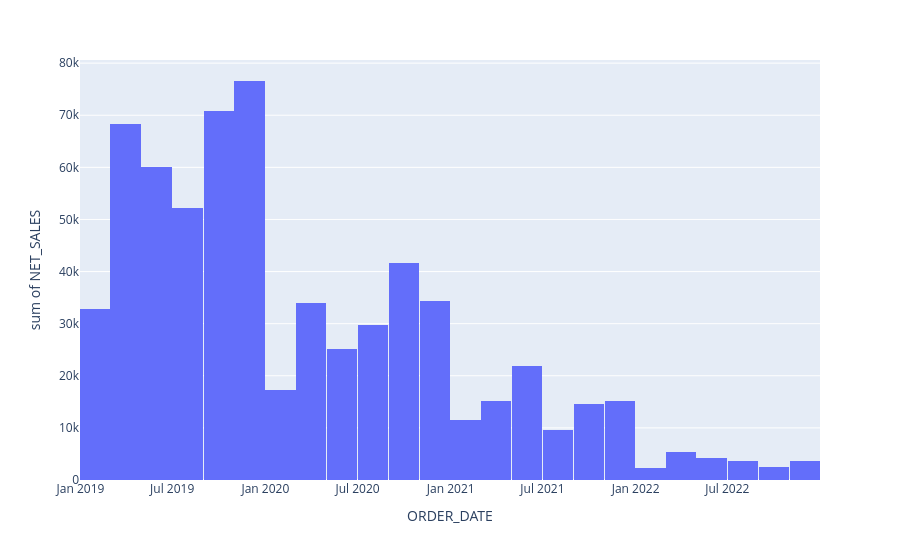

Notebook code for this chart:
### Code cell
px.histogram(
    df,
    x='ORDER_DATE',
    y='NET_SALES',
)

### Figure 1 — Plotly figure (JSON) as saved in the notebook; plotly's stock layout.template omitted (floating-point values rounded to 4 significant figures; data arrays with more than 128 entries replaced by an {"elided": "..."} marker saying what was removed)
{"data": [{"alignmentgroup": "True", "bingroup": "x", "histfunc": "sum", "hovertemplate": "ORDER_DATE=%{x}<br>sum of NET_SALES=%{y}<extra></extra>", "legendgroup": "", "marker": {"color": "#636efa", "pattern": {"shape": ""}}, "name": "", "offsetgroup": "", "orientation": "v", "showlegend": false, "type": "histogram", "x": {"elided": "770 str values"}, "xaxis": "x", "y": {"elided": "770 float values"}, "yaxis": "y"}], "layout": {"barmode": "relative", "legend": {"tracegroupgap": 0}, "margin": {"t": 60}, "xaxis": {"anchor": "y", "domain": [0, 1], "title": {"text": "ORDER_DATE"}}, "yaxis": {"anchor": "x", "domain": [0, 1], "title": {"text": "sum of NET_SALES"}}}}
